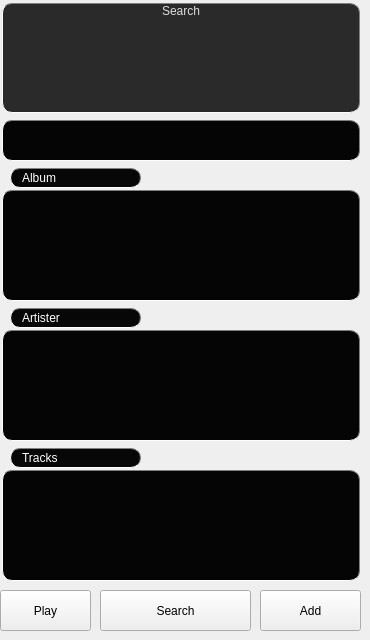
    <widget class="QWidget" name="page_2">
     <property name="styleSheet">
      <string notr="true">QToolButton:pressed{ 
border-top: 1px transparent;
border-bottom: 1px transparent;
border-right: 1px transparent;
border-left: 1px transparent;
background-color: rgba(255, 255, 255, 0);
}

QToolButton{
background-color: rgb(5, 5, 5);
border-top: 3px transparent;
border-bottom:3px transparent;
border-right: 3px transparent;
border-left: 3px transparent; 
background-color: rgba(255, 255, 255, 0);
}

QToolButton#back_2{
border-image: url(:/icon/agt_back-32.png) 3 3 3 3;

}

QToolButton#back_2:pressed{ 
border-image: url(:/icon//agt_back-32.png) 3 3 3 5;
}

QToolButton#forward_2{
border-image: url(:/icon/agt_forward-32.png) 3 3 3 3;

}

QToolButton#forward_2:pressed{ 
border-image: url(:/icon//agt_forward-32.png) 3 3 3 5;
}


QLineEdit{
color: rgb(230, 224, 255);
font: 8pt &quot;MS Shell Dlg 2&quot;;
background-color: rgb(5, 5,5);
border-style:inset; 
 border-top: 1px solid gray; 
border-right: 1px solid gray;
border-bottom: 1px solid white;
 border-left: 1px solid white;  
border-radius: 10px; 

}
QFrame{
background-color: rgb(5, 5,5);
font: 10pt &quot;MS Shell Dlg 2&quot;;
border-style:inset; 
 border-top: 1px solid gray; 
border-right: 1px solid gray;
border-bottom: 1px solid white;
 border-left: 1px solid white;  
border-radius: 10px; 
padding: 0 8px; 

}

QLabel{
	color: rgb(255, 255, 255);

   border-top: 1px solid gray; 
  border-right: 1px solid gray; 
   border-radius: 10px; 
   padding: 0 8px; 
    background-color: rgb(255, 255, 255);
	background-color: rgb(7, 7, 7);
}

</string>
     </property>
     <widget class="QLineEdit" name="lineEdit">
      <property name="geometry">
       <rect>
        <x>2</x>
        <y>120</y>
        <width>358</width>
        <height>41</height>
       </rect>
      </property>
     </widget>
     <widget class="QLabel" name="label_8">
      <property name="geometry">
       <rect>
        <x>2</x>
        <y>3</y>
        <width>358</width>
        <height>110</height>
       </rect>
      </property>
      <property name="layoutDirection">
       <enum>Qt::LeftToRight</enum>
      </property>
      <property name="styleSheet">
       <string notr="true">background-color: rgba(0, 0, 0, 210);
font: 5pt &quot;MS Shell Dlg 2&quot;;
color:rgb(221, 221, 221);

</string>
      </property>
      <property name="text">
       <string>Search</string>
      </property>
      <property name="alignment">
       <set>Qt::AlignHCenter|Qt::AlignTop</set>
      </property>
      <property name="indent">
       <number>0</number>
      </property>
     </widget>
     <widget class="QPushButton" name="search">
      <property name="geometry">
       <rect>
        <x>100</x>
        <y>590</y>
        <width>151</width>
        <height>41</height>
       </rect>
      </property>
      <property name="focusPolicy">
       <enum>Qt::NoFocus</enum>
      </property>
      <property name="text">
       <string>Search</string>
      </property>
     </widget>
     <widget class="QPushButton" name="play_3">
      <property name="geometry">
       <rect>
        <x>0</x>
        <y>590</y>
        <width>91</width>
        <height>41</height>
       </rect>
      </property>
      <property name="focusPolicy">
       <enum>Qt::NoFocus</enum>
      </property>
      <property name="text">
       <string>Play</string>
      </property>
     </widget>
     <widget class="QPushButton" name="Add">
      <property name="geometry">
       <rect>
        <x>260</x>
        <y>590</y>
        <width>101</width>
        <height>41</height>
       </rect>
      </property>
      <property name="focusPolicy">
       <enum>Qt::NoFocus</enum>
      </property>
      <property name="text">
       <string>Add</string>
      </property>
     </widget>
     <widget class="QListWidget" name="album">
      <property name="geometry">
       <rect>
        <x>2</x>
        <y>190</y>
        <width>358</width>
        <height>111</height>
       </rect>
      </property>
      <property name="styleSheet">
       <string notr="true">color: rgb(211, 211, 211);
font: 5pt &quot;MS Shell Dlg 2&quot;;</string>
      </property>
      <property name="horizontalScrollBarPolicy">
       <enum>Qt::ScrollBarAlwaysOff</enum>
      </property>
     </widget>
     <widget class="QListWidget" name="contributor">
      <property name="geometry">
       <rect>
        <x>2</x>
        <y>330</y>
        <width>358</width>
        <height>111</height>
       </rect>
      </property>
      <property name="styleSheet">
       <string notr="true">color:rgb(220, 220, 220);
font: 5pt &quot;MS Shell Dlg 2&quot;;</string>
      </property>
      <property name="horizontalScrollBarPolicy">
       <enum>Qt::ScrollBarAlwaysOff</enum>
      </property>
     </widget>
     <widget class="QListWidget" name="trackliste">
      <property name="geometry">
       <rect>
        <x>2</x>
        <y>470</y>
        <width>358</width>
        <height>111</height>
       </rect>
      </property>
      <property name="styleSheet">
       <string notr="true">color: rgb(214, 214, 214);
font: 5pt &quot;MS Shell Dlg 2&quot;;</string>
      </property>
      <property name="horizontalScrollBarPolicy">
       <enum>Qt::ScrollBarAlwaysOff</enum>
      </property>
     </widget>
     <widget class="QLabel" name="label">
      <property name="geometry">
       <rect>
        <x>10</x>
        <y>168</y>
        <width>131</width>
        <height>20</height>
       </rect>
      </property>
      <property name="styleSheet">
       <string notr="true">font: 5pt &quot;MS Shell Dlg 2&quot;;</string>
      </property>
      <property name="text">
       <string>Album</string>
      </property>
     </widget>
     <widget class="QLabel" name="label_17">
      <property name="geometry">
       <rect>
        <x>10</x>
        <y>308</y>
        <width>131</width>
        <height>20</height>
       </rect>
      </property>
      <property name="styleSheet">
       <string notr="true">font: 5pt &quot;MS Shell Dlg 2&quot;;</string>
      </property>
      <property name="text">
       <string>Artister</string>
      </property>
     </widget>
     <widget class="QLabel" name="label_18">
      <property name="geometry">
       <rect>
        <x>10</x>
        <y>448</y>
        <width>131</width>
        <height>20</height>
       </rect>
      </property>
      <property name="styleSheet">
       <string notr="true">font: 5pt &quot;MS Shell Dlg 2&quot;;</string>
      </property>
      <property name="text">
       <string>Tracks</string>
      </property>
     </widget>
    </widget>
